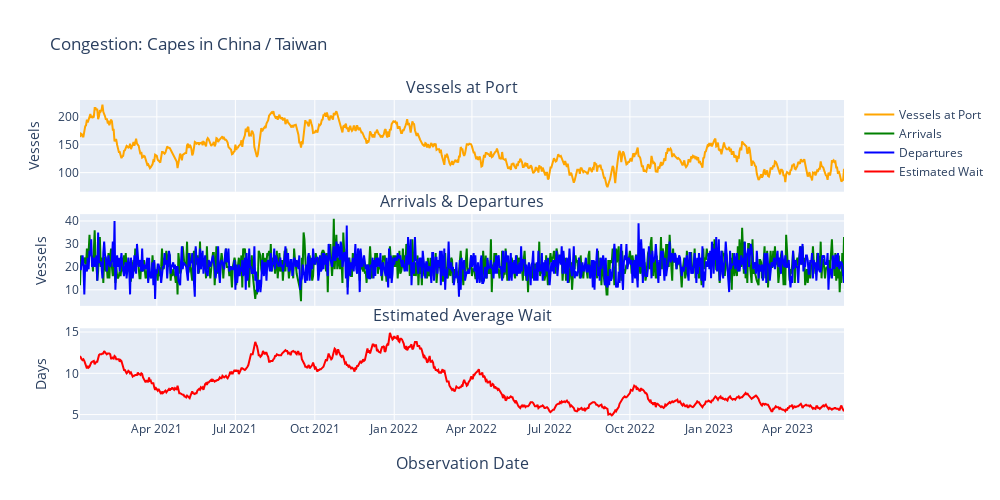

Source (notebook cell):
### Code cell
congestion_plot(ts_df, title="Congestion: Capes in China / Taiwan")

### Figure 1 — Plotly figure (JSON) as saved in the notebook; plotly's stock layout.template omitted (floating-point values rounded to 4 significant figures; data arrays with more than 128 entries replaced by an {"elided": "..."} marker saying what was removed)
{"data": [{"line": {"color": "orange", "width": 2}, "name": "Vessels at Port", "type": "scatter", "x": {"elided": "886 str values"}, "xaxis": "x", "y": {"elided": "886 int values"}, "yaxis": "y"}, {"line": {"color": "green", "width": 2}, "name": "Arrivals", "type": "scatter", "x": {"elided": "886 str values"}, "xaxis": "x2", "y": {"elided": "886 int values"}, "yaxis": "y2"}, {"line": {"color": "blue", "width": 2}, "name": "Departures", "type": "scatter", "x": {"elided": "886 str values"}, "xaxis": "x2", "y": {"elided": "886 int values"}, "yaxis": "y2"}, {"line": {"color": "red", "width": 2}, "name": "Estimated Wait", "type": "scatter", "x": {"elided": "886 str values"}, "xaxis": "x3", "y": {"elided": "886 float values"}, "yaxis": "y3"}], "layout": {"annotations": [{"font": {"size": 16}, "showarrow": false, "text": "Vessels at Port", "x": 0.5, "xanchor": "center", "xref": "paper", "y": 1, "yanchor": "bottom", "yref": "paper"}, {"font": {"size": 16}, "showarrow": false, "text": "Arrivals & Departures", "x": 0.5, "xanchor": "center", "xref": "paper", "y": 0.6433, "yanchor": "bottom", "yref": "paper"}, {"font": {"size": 16}, "showarrow": false, "text": "Estimated Average Wait", "x": 0.5, "xanchor": "center", "xref": "paper", "y": 0.2867, "yanchor": "bottom", "yref": "paper"}, {"font": {"size": 16}, "showarrow": false, "text": "Observation Date", "x": 0.5, "xanchor": "center", "xref": "paper", "y": 0, "yanchor": "top", "yref": "paper", "yshift": -30}], "height": 500, "title": {"text": "Congestion: Capes in China / Taiwan"}, "width": 1000, "xaxis": {"anchor": "y", "domain": [0, 1], "matches": "x3", "showticklabels": false}, "xaxis2": {"anchor": "y2", "domain": [0, 1], "matches": "x3", "showticklabels": false}, "xaxis3": {"anchor": "y3", "domain": [0, 1]}, "yaxis": {"anchor": "x", "domain": [0.7133, 1], "title": {"text": "Vessels"}}, "yaxis2": {"anchor": "x2", "domain": [0.3567, 0.6433], "title": {"text": "Vessels"}}, "yaxis3": {"anchor": "x3", "domain": [0, 0.2867], "title": {"text": "Days"}}}}
